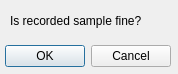
<?xml version="1.0" encoding="UTF-8"?>
<ui version="4.0">
 <class>recordingsDialog</class>
 <widget class="QDialog" name="recordingsDialog">
  <property name="geometry">
   <rect>
    <x>0</x>
    <y>0</y>
    <width>178</width>
    <height>74</height>
   </rect>
  </property>
  <property name="windowTitle">
   <string>Recording ended</string>
  </property>
  <property name="windowIcon">
   <iconset>
    <normaloff>icon.png</normaloff>icon.png</iconset>
  </property>
  <widget class="QDialogButtonBox" name="buttonBox">
   <property name="geometry">
    <rect>
     <x>-170</x>
     <y>40</y>
     <width>341</width>
     <height>32</height>
    </rect>
   </property>
   <property name="orientation">
    <enum>Qt::Horizontal</enum>
   </property>
   <property name="standardButtons">
    <set>QDialogButtonBox::Cancel|QDialogButtonBox::Ok</set>
   </property>
  </widget>
  <widget class="QLabel" name="label">
   <property name="geometry">
    <rect>
     <x>10</x>
     <y>10</y>
     <width>231</width>
     <height>21</height>
    </rect>
   </property>
   <property name="text">
    <string>Is recorded sample fine?</string>
   </property>
  </widget>
 </widget>
 <resources/>
 <connections>
  <connection>
   <sender>buttonBox</sender>
   <signal>accepted()</signal>
   <receiver>recordingsDialog</receiver>
   <slot>accept()</slot>
   <hints>
    <hint type="sourcelabel">
     <x>248</x>
     <y>254</y>
    </hint>
    <hint type="destinationlabel">
     <x>157</x>
     <y>274</y>
    </hint>
   </hints>
  </connection>
  <connection>
   <sender>buttonBox</sender>
   <signal>rejected()</signal>
   <receiver>recordingsDialog</receiver>
   <slot>reject()</slot>
   <hints>
    <hint type="sourcelabel">
     <x>316</x>
     <y>260</y>
    </hint>
    <hint type="destinationlabel">
     <x>286</x>
     <y>274</y>
    </hint>
   </hints>
  </connection>
 </connections>
</ui>
